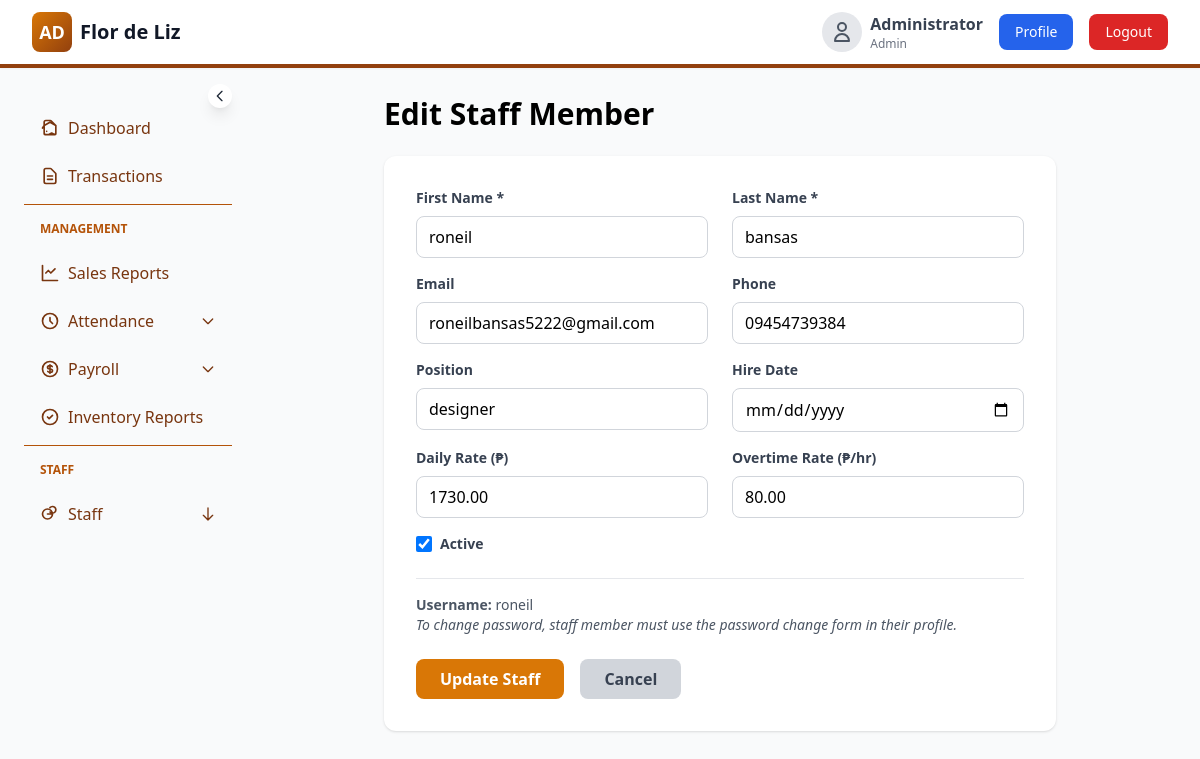
The page /admin/staff/edit.php?id=2 (signed in) on the database as committed earlier.
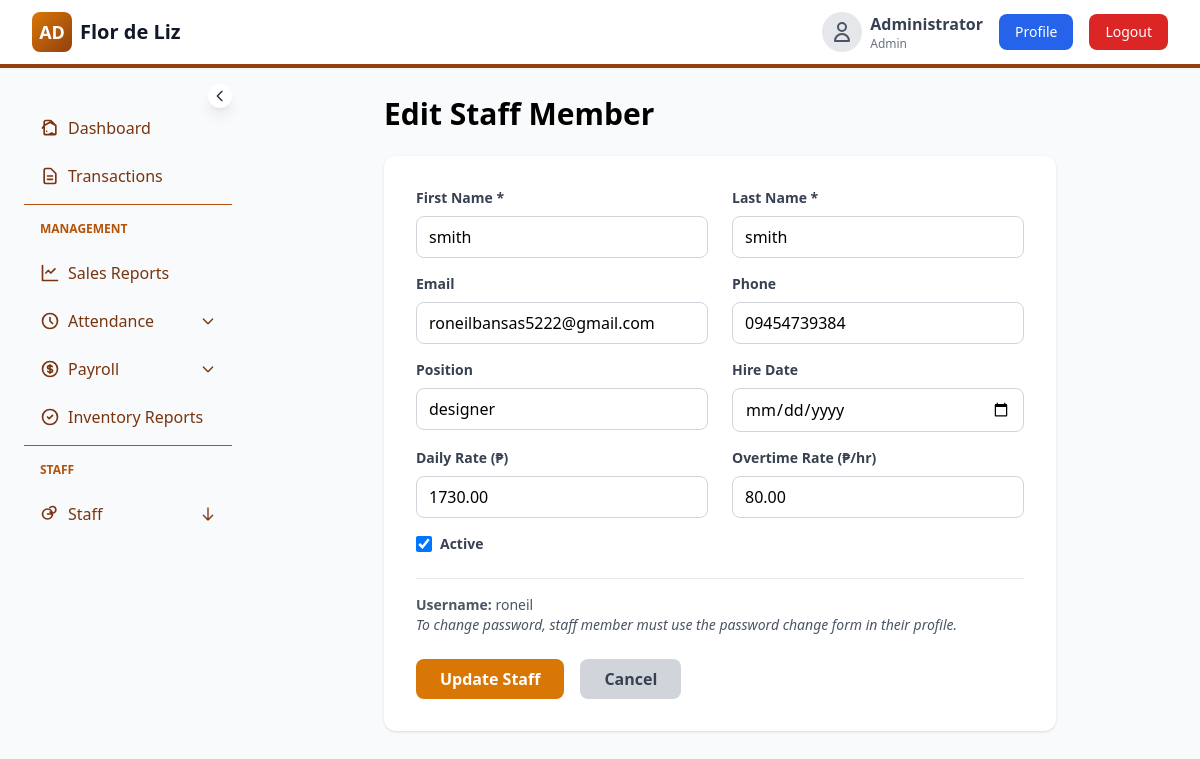
The same page on the database as committed later.
### tables this page shows
CREATE TABLE `employees` (
  `id` int(11) NOT NULL,
  `user_id` int(11) DEFAULT NULL,
  `first_name` varchar(50) DEFAULT NULL,
  `last_name` varchar(50) DEFAULT NULL,
  `email` varchar(100) DEFAULT NULL,
  `phone` varchar(20) DEFAULT NULL,
  `position` varchar(100) DEFAULT NULL,
  `hire_date` date DEFAULT NULL,
  `daily_rate` decimal(10,2) DEFAULT 1730.00,
  `overtime_rate` decimal(10,2) DEFAULT 80.00,
  `is_active` tinyint(1) DEFAULT 1,
  `created_at` timestamp NOT NULL DEFAULT current_timestamp(),
  `updated_at` timestamp NOT NULL DEFAULT current_timestamp() ON UPDATE current_timestamp()
);

CREATE TABLE `users` (
  `id` int(11) NOT NULL,
  `username` varchar(50) NOT NULL,
  `password` varchar(255) NOT NULL,
  `email` varchar(100) DEFAULT NULL,
  `role` enum('staff','admin') NOT NULL,
  `full_name` varchar(100) DEFAULT NULL,
  `phone` varchar(20) DEFAULT NULL,
  `is_active` tinyint(1) DEFAULT 1,
  `created_at` timestamp NOT NULL DEFAULT current_timestamp(),
  `updated_at` timestamp NOT NULL DEFAULT current_timestamp() ON UPDATE current_timestamp()
);

### admin/staff/edit.php (the view, shortened to what the changed rows need)
<?php
$conn = require_once __DIR__ . '/../../config/database.php';
$id = $_GET['id'] ?? null;
$stmt = $conn->prepare("
    SELECT e.id, e.first_name, e.last_name, e.email, e.phone, e.position, e.hire_date,
           e.daily_rate, e.overtime_rate, e.is_active, u.username, u.id as user_id
    FROM employees e
    LEFT JOIN users u ON e.user_id = u.id
    WHERE e.id = ?
");
$stmt->bind_param('i', $id);
$stmt->execute();
$result = $stmt->get_result();
$employee = $result->fetch_assoc();
?>
<!DOCTYPE html>
<html lang="en">
<head>
    <script src="https://cdn.tailwindcss.com"></script>
</head>
<body class="bg-gray-50">
    <?php require_once __DIR__ . '/../../includes/sidebar_navigation.php'; ?>
    <div class="absolute w-full -ml-2 top-12">
        <div id="main-content" class="flex-1 px-4 sm:px-6 lg:px-8 py-12">
            <div class="max-w-2xl mx-auto">
                <h2 class="text-3xl font-bold mb-6">Edit Staff Member</h2>
                <div class="bg-white rounded-xl shadow p-8">
                    <form method="post">
                        <div class="grid grid-cols-2 gap-6 mb-4">
                            <div>
                                <label class="block text-sm font-semibold text-gray-700 mb-2">First Name *</label>
                                <input type="text" name="first_name" value="<?php echo htmlspecialchars($employee['first_name']); ?>" required class="w-full px-3 py-2 border border-gray-300 rounded-lg focus:outline-none focus:ring-2 focus:ring-amber-500">
                            </div>
                            <div>
                                <label class="block text-sm font-semibold text-gray-700 mb-2">Last Name *</label>
                                <input type="text" name="last_name" value="<?php echo htmlspecialchars($employee['last_name']); ?>" required class="w-full px-3 py-2 border border-gray-300 rounded-lg focus:outline-none focus:ring-2 focus:ring-amber-500">
                            </div>
                        </div>
                        <div class="grid grid-cols-2 gap-6 mb-4">
                            <div>
                                <label class="block text-sm font-semibold text-gray-700 mb-2">Email</label>
                                <input type="email" name="email" value="<?php echo htmlspecialchars($employee['email'] ?? ''); ?>" class="w-full px-3 py-2 border border-gray-300 rounded-lg focus:outline-none focus:ring-2 focus:ring-amber-500">
                            </div>
                            <div>
                                <label class="block text-sm font-semibold text-gray-700 mb-2">Phone</label>
                                <input type="tel" name="phone" value="<?php echo htmlspecialchars($employee['phone'] ?? ''); ?>" class="w-full px-3 py-2 border border-gray-300 rounded-lg focus:outline-none focus:ring-2 focus:ring-amber-500">
                            </div>
                        </div>
                        <div class="grid grid-cols-2 gap-6 mb-4">
                            <div>
                                <label class="block text-sm font-semibold text-gray-700 mb-2">Position</label>
                                <input type="text" name="position" value="<?php echo htmlspecialchars($employee['position'] ?? ''); ?>" class="w-full px-3 py-2 border border-gray-300 rounded-lg focus:outline-none focus:ring-2 focus:ring-amber-500" placeholder="e.g., Printer, Operator">
                            </div>
                            <div>
                                <label class="block text-sm font-semibold text-gray-700 mb-2">Hire Date</label>
                                <input type="date" name="hire_date" value="<?php echo htmlspecialchars($employee['hire_date'] ?? ''); ?>" class="w-full px-3 py-2 border border-gray-300 rounded-lg focus:outline-none focus:ring-2 focus:ring-amber-500">
                            </div>
                        </div>
                        <div class="grid grid-cols-2 gap-6 mb-4">
                            <div>
                                <label class="block text-sm font-semibold text-gray-700 mb-2">Daily Rate (₱)</label>
                                <input type="number" name="daily_rate" value="<?php echo htmlspecialchars($employee['daily_rate']); ?>" step="0.01" min="0" required class="w-full px-3 py-2 border border-gray-300 rounded-lg focus:outline-none focus:ring-2 focus:ring-amber-500">
                            </div>
                            <div>
                                <label class="block text-sm font-semibold text-gray-700 mb-2">Overtime Rate (₱/hr)</label>
                                <input type="number" name="overtime_rate" value="<?php echo htmlspecialchars($employee['overtime_rate']); ?>" step="0.01" min="0" required class="w-full px-3 py-2 border border-gray-300 rounded-lg focus:outline-none focus:ring-2 focus:ring-amber-500">
                            </div>
                        </div>
                        <div class="mb-6">
                            <label class="flex items-center">
                                <input type="checkbox" name="is_active" <?php echo $employee['is_active'] ? 'checked' : ''; ?> class="w-4 h-4 text-amber-600">
                                <span class="ml-2 text-sm font-semibold text-gray-700">Active</span>
                            </label>
                        </div>
                        <div class="border-t pt-4">
                            <p class="text-sm text-gray-600 mb-4">
                                <strong>Username:</strong> <?php echo htmlspecialchars($employee['username']); ?><br>
                                <em>To change password, staff member must use the password change form in their profile.</em>
                            </p>
                        </div>
                    </form>
                </div>
            </div>
        </div>
    </div>
</body>
</html>

Rows that differ between the two databases and show on the page:
changed employees "roneilbansas5222@gmail.com": first_name "roneil" → "smith"; last_name "bansas" → "smith"
